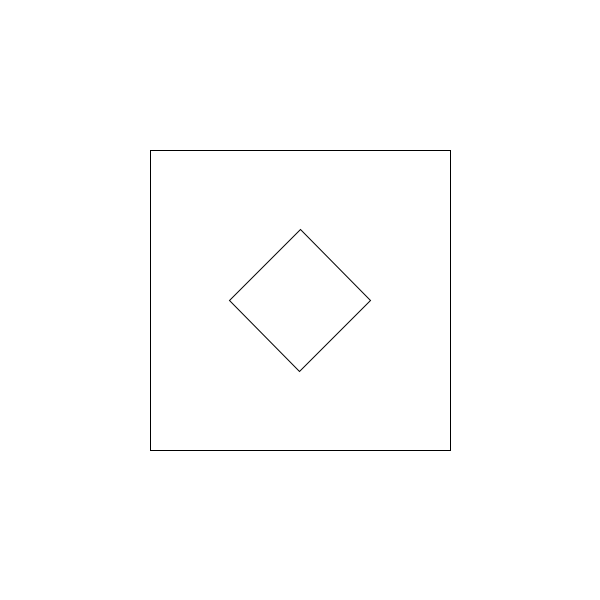
Frame 1 (no input)
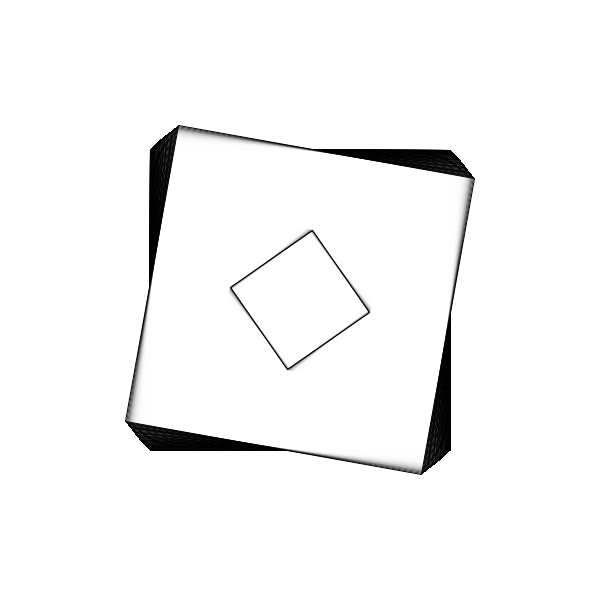
Frame 60 (the mouse pressed at the canvas centre just before this capture)
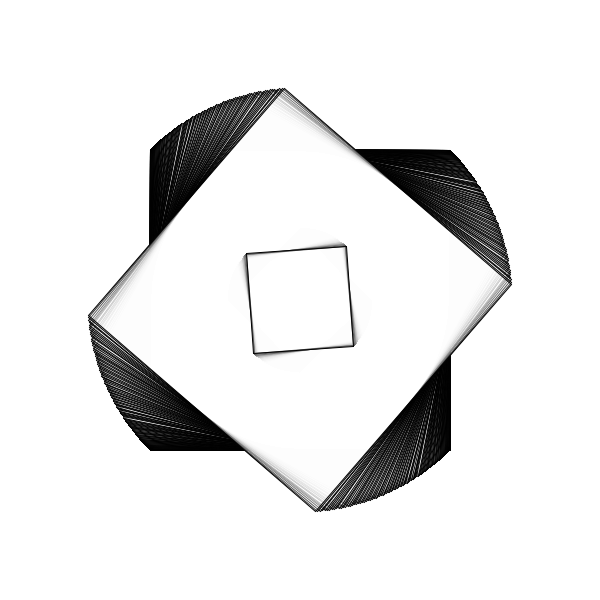
Frame 120 (the mouse held since frame 60 and released just before this capture)

The Processing sketch that drew these frames (run headless with seeded random() and noise(); from frame 60 on, the mouse is pressed at the canvas centre):

// Processing sketch: P_S4_Angular1
// ── P_S4_Angular1.pde
//Tomas de Camino

//Velocidad angular
float angle=0;
float aVelocity=0;
float aAcceleration=0.0001;

void setup(){
  size(600,600);
  rectMode(CENTER);
  background(255);
}

void draw(){
  fill(255,50);
  translate(width/2,height/2);
  rotate(angle);
  rect(0,0,300,300);
  rotate(PI/4);
  rect(0,0,100,100);
  aVelocity+=aAcceleration;
  angle+=aVelocity;
}
